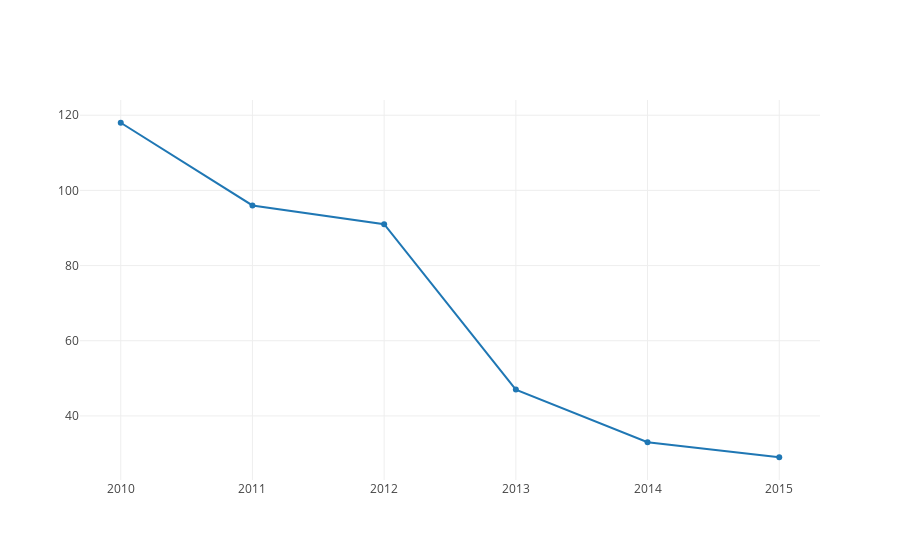

Write notebook code for a chart like this one.
### Code cell
graph_data = [go.Scatter(x = year,y = list_age[0], name = 'under 20')]

py.iplot(graph_data)

### Figure 1 — Plotly figure (JSON) as saved in the notebook; plotly's stock layout.template omitted (floating-point values rounded to 4 significant figures)
{"data": [{"name": "under 20", "type": "scatter", "x": [2010, 2011, 2012, 2013, 2014, 2015], "y": [118, 96, 91, 47, 33, 29]}], "layout": {}}
